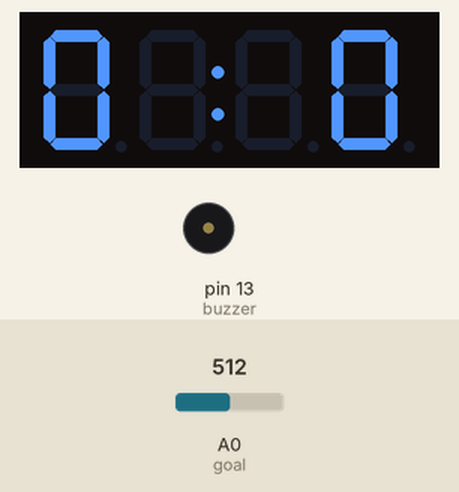
The sketch below on a simulated Arduino Uno, built with avr-gcc and run on an emulated ATmega328P. Shown: 4-digit seven-segment display, buzzer (waves = sounding). The test bench sets the inputs (shaded band); at power-on: A0 (goal) = 512.

Above: at 3.3 s.
3.4 s: A0 (goal) set to 482
At 3.64 s:
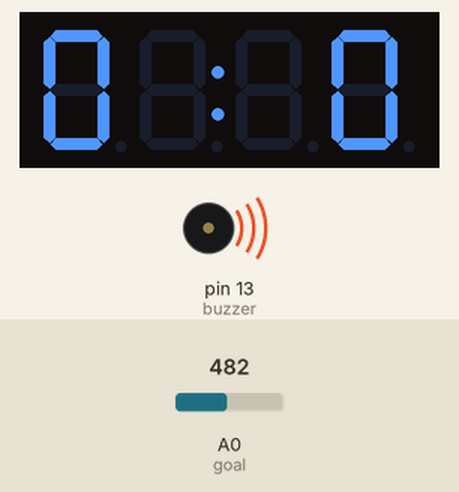
4.9 s: A0 (goal) set to 510
At 5.5 s:
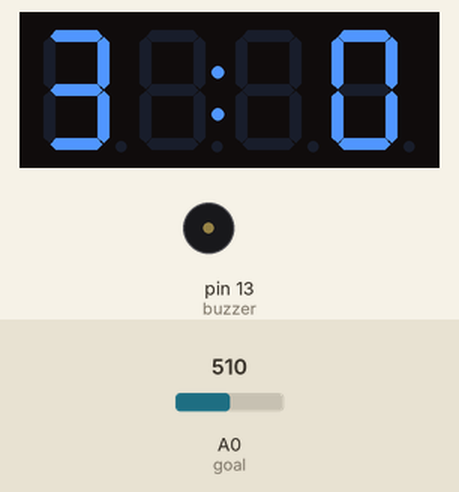
6.4 s: A0 (goal) set to 490
At 6.64 s:
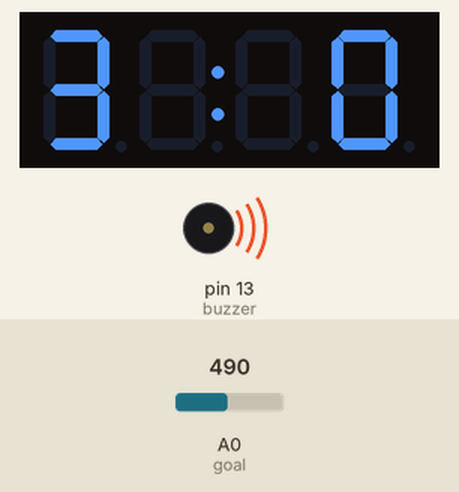
8.4 s: A0 (goal) set to 511
At 9.7 s:
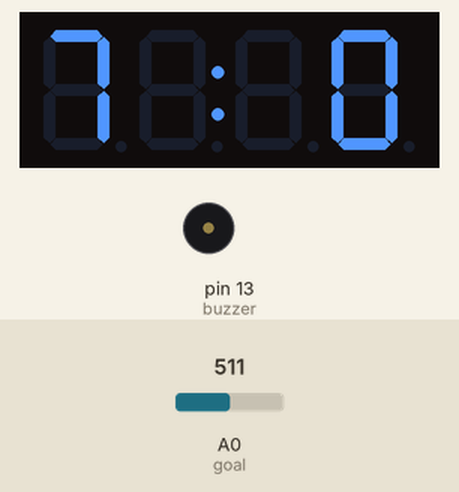
Timing chart, 0 to 10.9 s (numbered marks = the images above; inputs shaded):
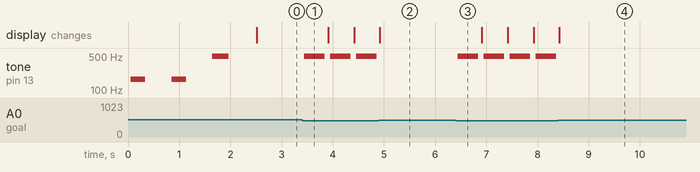

The sketch:

Football.ino
```cpp
#define CLK 2
#define DIO 3
#include "IRremote.h"
#include "GyverTM1637.h"
#include "NumbersFB.h"


GyverTM1637 disp(CLK, DIO);

bool startGame = false;
uint32_t Now, clocktimer;
const int btn = A5;
const int buzzer = 13;
const int goal = A0;
uint8_t results[11] = {_0, _1, _2, _3, _4, _5, _6, _7, _8, _9, false};

int a = 0;
int b = 10;
int c = 10;
int d = 0;

bool wait = false;


void setup() {

  pinMode(btn, INPUT);
  pinMode(buzzer, OUTPUT);


  Serial.begin(9600);

  disp.clear();
  disp.brightness(7);  // яркость, 0 - 7 (минимум - максимум)
}


void loop() {
  if (startGame == false){
    int checkClick = analogRead(btn);
    if(checkClick>500){
      for (int i = 0; i < 3; i++){
        if(i <2){
          BuzzerF(3, 50, buzzer);
          delay(500);
        }else{
          BuzzerF(1, 150, buzzer);
          delay(500);
        }
      }
      startGame = true;
    }
  }else{
    if(wait == true){
      int checkGoal = analogRead(goal);
      if(checkGoal < 500){
        BuzzerF(1, 200, buzzer);
        Goal();

      }
    }else{
      delay(100);
      disp.clear();
      disp.displayByte(results[a], results[b], results[c], results[d]);
      disp.point(true);
      wait = true;
    }
  }
}


void Goal(){
  if (a < 9 && b == 10){
    a = a + 1;
  }else if(a == 9 && b == 10){
    a = 1;
    b = 0;
  }else if(a < 10 && b < 9){
    b = b + 1;
  }else if(a < 10 && b == 9){
    a = a + 1;
    b = 0;
  }else if(a == 10 && b == 10){
    a = 0;
    b = 10;
  }
  wait = false;
  return;
}
```

NumbersFB.h
```cpp
void BuzzerF(int ms, int cycle, int buzzer) {
  for (int i = 0; i < cycle; i++)
  {
    digitalWrite(buzzer, HIGH); // зуммер издает звук, за счет HIGH
    delay(ms);// задержка
    digitalWrite(buzzer, LOW); // зуммер не издает звук, за счет LOW
    delay(ms);// задержка
  }
}
```

Measured:
- the behaviour switches between 500 and 499 on A0 (goal) (found by bisection; images 0 and 1)
- after the input at 3.4 s, tone on pin 13 (buzzer): alternates 496 Hz for 0.40 s and silent for 0.11 s, starting at once
- after the input at 4.9 s, tone on pin 13 (buzzer): stops changing and stays silent
- after the input at 6.4 s, tone on pin 13 (buzzer): alternates 496 Hz for 0.40 s and silent for 0.11 s, starting at once
- after the input at 8.4 s, tone on pin 13 (buzzer): stops changing and stays silent
- by itself, tone on pin 13 (buzzer): plays 166 Hz for 0.28 s, 166 Hz for 0.28 s, 496 Hz for 0.32 s
